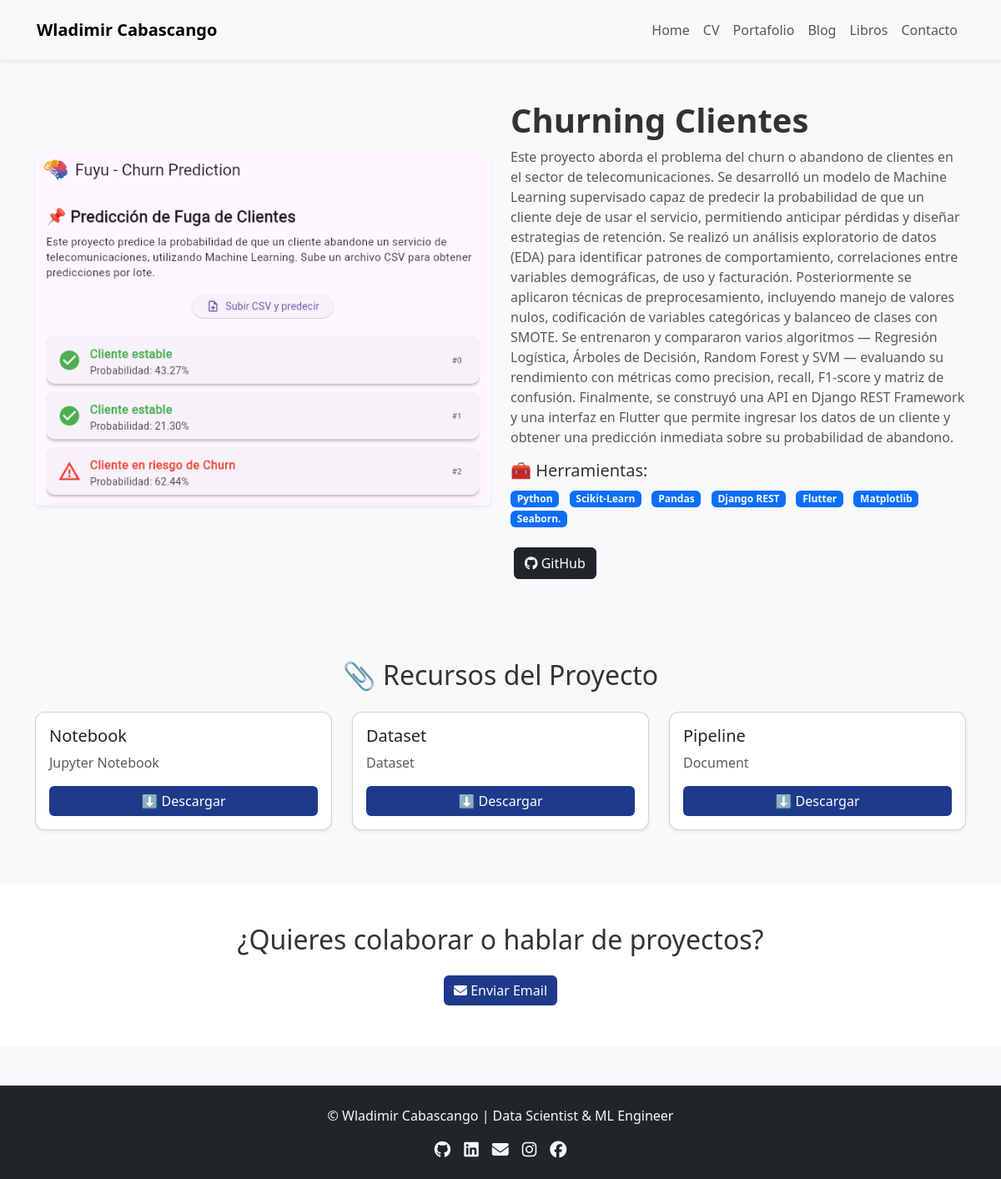
Screenshot of /project/2/ with the database file from the repository.
### main/models.py (models this page shows, shortened)
class Project(models.Model):
    title = models.CharField(max_length=200)
    description = models.TextField()
    tools = models.CharField(max_length=200)
    github_link = models.URLField(blank=True, null=True)
    demo_link = models.URLField(blank=True, null=True)  # para ver la demo online
    image = models.ImageField(upload_to='project_images/', blank=True, null=True)
    tags = models.CharField(max_length=200, blank=True, null=True)  # filtros por tecnología
    created_at = models.DateTimeField(auto_now_add=True)
    updated_at = models.DateTimeField(auto_now=True)
    has_demo = models.BooleanField(default=False, verbose_name="¿Mostrar demo interactiva?")
    api_url = models.URLField(blank=True, null=True, verbose_name="URL del endpoint (si aplica)")

class Resource(models.Model):
    RESOURCE_TYPES = (
        ('notebook', 'Jupyter Notebook'),
        ('dataset', 'Dataset'),
        ('doc', 'Document'),
        ('other', 'Other'),
    )
    project = models.ForeignKey(Project, related_name='resources', on_delete=models.CASCADE)
    name = models.CharField(max_length=200)
    file = models.FileField(upload_to='project_resources/')
    resource_type = models.CharField(max_length=20, choices=RESOURCE_TYPES, default='other')
    uploaded_at = models.DateTimeField(auto_now_add=True)

### main/views.py (the view)
# urls.py: path('project/<int:project_id>/', views.project_detail, name='project_detail'),
def project_detail(request, project_id):
    project = get_object_or_404(Project, id=project_id)
    project.tools_list = project.tools.split(',') if project.tools else []
    return render(request, 'main/project_detail.html', {'project': project})

### main/templates/main/project_detail.html (shortened to what this page needs)
{% extends 'main/base.html' %}
{% load static %}
{% block content %}
<section class="py-5 bg-light">
    <div class="container">
        <div class="row align-items-center">
            <div class="col-md-6 mb-4">
                {% if project.image %}
                    <img src="{{ project.image.url }}" alt="{{ project.title }}" class="img-fluid rounded shadow-sm">
                {% else %}
                    <img src="{% static 'images/project_placeholder.png' %}" alt="{{ project.title }}" class="img-fluid rounded shadow-sm">
                {% endif %}
            </div>
            <div class="col-md-6">
                <h1 class="fw-bold">{{ project.title }}</h1>
                <p class="mb-3 text-muted">{{ project.description }}</p>
                {% if project.tools_list %}
                <h5>🧰 Herramientas:</h5>
                <ul class="list-inline mb-3">
                    {% for tool in project.tools_list %}
                        <li class="list-inline-item badge bg-primary text-light">{{ tool }}</li>
                    {% endfor %}
                </ul>
                {% endif %}
                <div class="mt-4">
                    {% if project.github_link %}
                        <a href="{{ project.github_link }}" target="_blank" class="btn btn-dark mx-1">
                            <i class="fab fa-github"></i> GitHub
                        </a>
                    {% endif %}
                </div>
            </div>
        </div>
    </div>
</section>
{% if project.resources.all %}
<section class="py-5 bg-light">
    <div class="container">
        <h2 class="text-center mb-4">📎 Recursos del Proyecto</h2>
        <div class="row">
            {% for resource in project.resources.all %}
            <div class="col-md-4 mb-3">
                <div class="card shadow-sm h-100">
                    <div class="card-body d-flex flex-column">
                        <h5 class="card-title">{{ resource.name }}</h5>
                        <p class="card-text text-muted">{{ resource.get_resource_type_display }}</p>
                        <div class="mt-auto">
                            <a href="{{ resource.file.url }}" class="btn btn-primary w-100" download>⬇️ Descargar</a>
                        </div>
                    </div>
                </div>
            </div>
            {% endfor %}
        </div>
    </div>
</section>
{% endif %}
<section id="contact" class="py-5 bg-white">
    <div class="container text-center">
        <h2 class="mb-4">¿Quieres colaborar o hablar de proyectos?</h2>
        <a href="mailto:wladimireder@gmail.com" class="btn btn-primary">
            <i class="fas fa-envelope"></i> Enviar Email
        </a>
    </div>
</section>
{% endblock %}

### main/static/css/style.css (style rules this page uses)
body { font-family: 'Segoe UI', Tahoma, Geneva, Verdana, sans-serif; background-color: #f8f9fa; color: #333; }
section { padding: 60px 0; }
.card { border-radius: 12px; transition: all 0.3s ease; }
.btn-primary { background-color: #1e3a8a; border: none; transition: all 0.3s ease; }

### rows the page displays
Project: image (picture), title "Churning Clientes", description "Este proyecto aborda el problema del churn o abandono de clientes en el sector de telecomunicaciones. Se desarrolló un modelo de Machine Learning supervisado capaz de predecir la probabilidad de que un cliente deje de usar el servicio, permitiendo anticipar pérdidas y diseñar estrategias de retención. Se realizó un análisis exploratorio de datos (EDA) para identificar patrones de comportamiento, correlaciones entre variables demográficas, de uso y facturación. Posteriormente se aplicaron técnicas de preprocesamiento, incluyendo manejo de valores nulos, codificación de variables categóricas y balanceo de clases con SMOTE. Se entrenaron y compararon varios algoritmos — Regresión Logística,…"
Resource: name "Notebook", resource_type "Jupyter Notebook"
Resource: name "Dataset", resource_type "Dataset"
Resource: name "Pipeline", resource_type "Document"

### other values shown
{{ tool }} "Python" "Scikit-Learn" "Pandas" "Django REST" "Flutter" "Matplotlib" "Seaborn."
